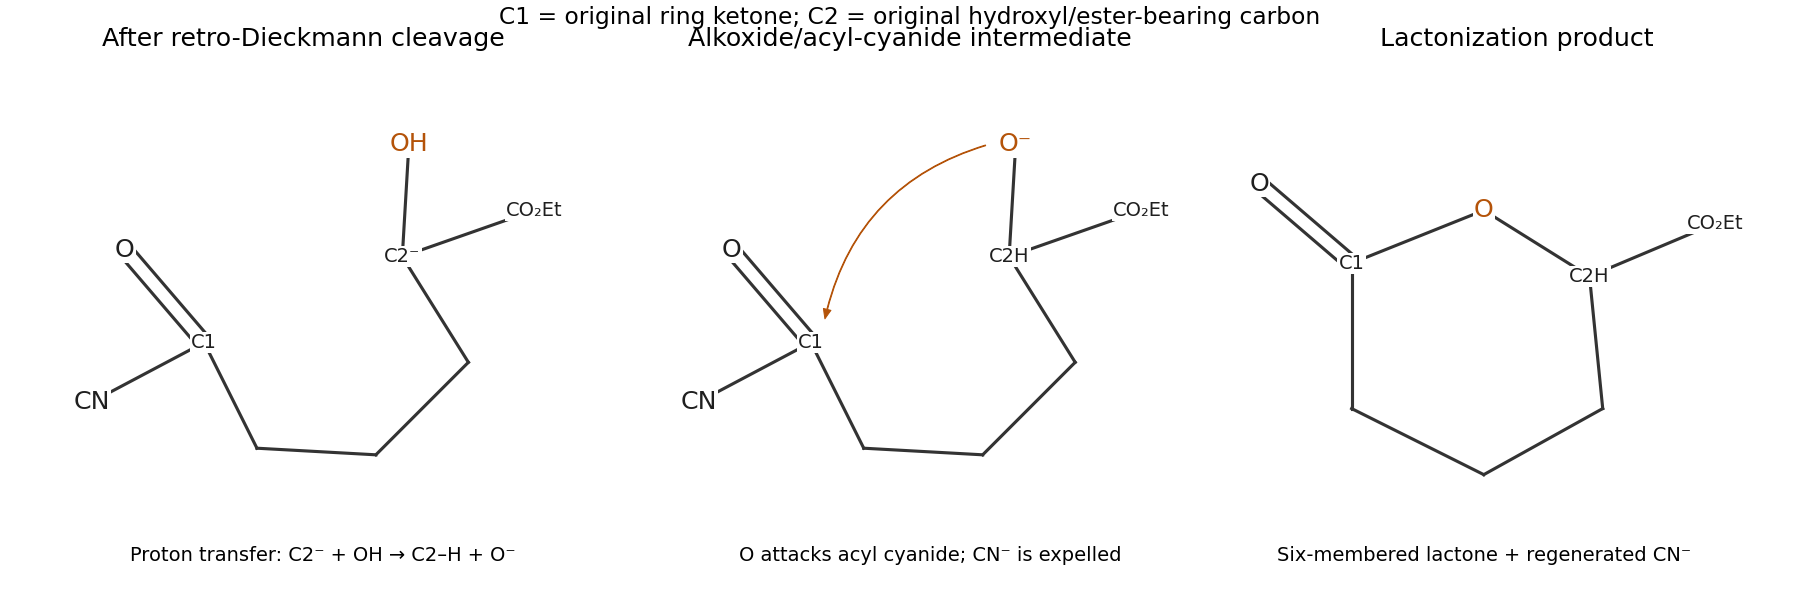

Write Python code to recreate this figure.
"""Original explanatory diagram; Python 3.14 with numpy and matplotlib.
The PNG basename is written to the current working directory.
"""
from pathlib import Path
import sys
sys.path.insert(0,str(Path(__file__).resolve().parents[2]))
import numpy as np
import matplotlib
matplotlib.use('Agg')
import matplotlib.pyplot as plt
from matplotlib.patches import Ellipse, Circle, Polygon
from tools.chemistry_diagram import bond, atom, ring, wedge, curly, flow, finish, save, BLUE, ORANGE
plt.rcParams.update({'font.size':11,'font.family':'DejaVu Sans'})
fig,axs=plt.subplots(1,3,figsize=(13,4.4),layout='constrained')
for ax,stage in zip(axs,range(3)):
 if stage<2:
  c1=np.array([0.,0.]);cs=[c1,[.4,-.8],[1.3,-.85],[2.,-.15],[1.5,.65]]
  for a,b in zip(cs,cs[1:]):bond(ax,a,b)
  bond(ax,c1,(-.6,.7),2);atom(ax,(-.6,.7),'O');bond(ax,c1,(-.85,-.45));atom(ax,(-.85,-.45),'CN')
  atom(ax,c1,'C1',size=10);atom(ax,cs[-1],'C2⁻' if stage==0 else 'C2H',size=10)
  bond(ax,cs[-1],(1.55,1.5));atom(ax,(1.55,1.5),'OH' if stage==0 else 'O⁻',color=ORANGE)
  bond(ax,cs[-1],(2.5,1.0));atom(ax,(2.5,1.0),'CO₂Et',size=10)
  if stage==0:ax.text(.9,-1.65,'Proton transfer: C2⁻ + OH → C2–H + O⁻',ha='center',fontsize=10)
  else:curly(ax,(1.35,1.5),(.1,.15),.3);ax.text(.9,-1.65,'O attacks acyl cyanide; CN⁻ is expelled',ha='center',fontsize=10)
 else:
  pts=[[-.5,.6],[.5,1.0],[1.3,.5],[1.4,-.5],[.5,-1.0],[-.5,-.5]];ring(ax,pts)
  atom(ax,pts[0],'C1',size=10);atom(ax,pts[1],'O',color=ORANGE);atom(ax,pts[2],'C2H',size=10)
  bond(ax,pts[0],(-1.2,1.2),2);atom(ax,(-1.2,1.2),'O');bond(ax,pts[2],(2.25,.9));atom(ax,(2.25,.9),'CO₂Et',size=10)
  ax.text(.5,-1.65,'Six-membered lactone + regenerated CN⁻',ha='center',fontsize=10)
 finish(ax,(-1.5,3.0),(-2.,2.1),['After retro-Dieckmann cleavage','Alkoxide/acyl-cyanide intermediate','Lactonization product'][stage])
fig.suptitle('C1 = original ring ketone; C2 = original hydroxyl/ester-bearing carbon',fontsize=12)
save(fig,'paper-4-lactone-mechanism.png')
